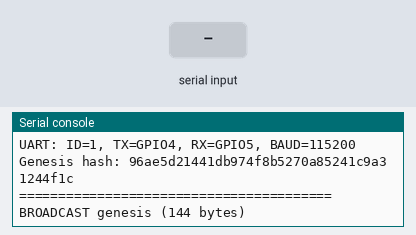
A program run on a simulated Raspberry Pi Pico running MicroPython. On the bench: the last lines printed to the serial console. Inputs (shaded band) come from the test bench.

Above: at 2.3 s.
2.4 s: "PICO_A\n" received over the second serial link
At 3.0 s:
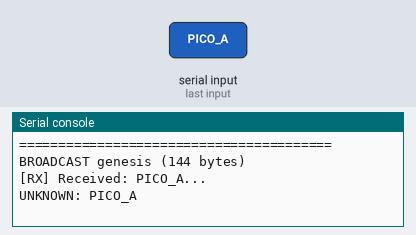
3.9 s: "BLK\n" received over the second serial link
At 4.9 s:
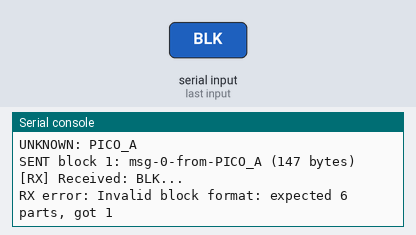
5.4 s: "REQ\n" received over the second serial link
At 6.2 s:
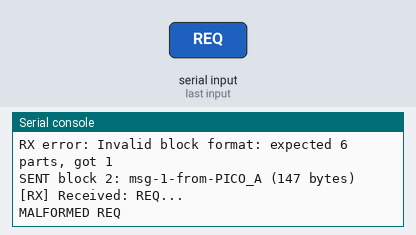
6.9 s: "0\n" received over the second serial link
At 7.07 s:
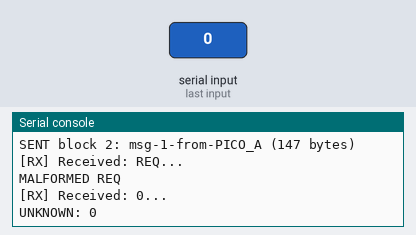
Timing chart, 0 to 9.4 s (numbered marks = the images above; inputs shaded):
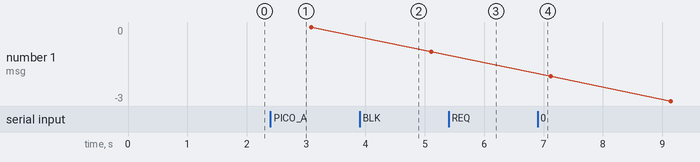

The program:

main.py
```python
"""
Illustrative Blockchain over UART with Recovery
-----------------------------------------------
Illustrates:

- Hash-chained blocks
- Authenticated history (HMAC)
- Loss detection
- Explicit resynchronisation
- Deterministic convergence

This is NOT a cryptocurrency.
This IS a correct illustration of a blockchain.
"""

import machine
import utime
import uhashlib
import ubinascii


# Config

DEVICE_ID = "PICO_A"   # change to PICO_B on the other board
IS_SENDER = (DEVICE_ID == "PICO_A")

SECRET_KEY = b"shared_secret"
MAX_CHAIN = 32

UART_ID = 1
TX_PIN = 4
RX_PIN = 5
BAUDRATE = 115200


# UART - with explicit initialization

uart = machine.UART(
    UART_ID,
    baudrate=BAUDRATE,
    tx=machine.Pin(TX_PIN),
    rx=machine.Pin(RX_PIN),
    bits=8,
    parity=None,
    stop=1,
    timeout=1000,
    rxbuf=1024,
)

# Clear any stale data
utime.sleep_ms(100)
while uart.any():
    uart.read()


# Cryptographic primitives

def sha1(data: bytes) -> str:
    return ubinascii.hexlify(
        uhashlib.sha1(data).digest()
    ).decode()

def hmac_sha1(key: bytes, msg: bytes) -> str:
    block = 64
    if len(key) > block:
        key = uhashlib.sha1(key).digest()
    key = key + b"\x00" * (block - len(key))

    o = bytes(b ^ 0x5C for b in key)
    i = bytes(b ^ 0x36 for b in key)

    return sha1(o + uhashlib.sha1(i + msg).digest())


# Block

class Block:
    def __init__(self, index, prev_hash, payload):
        self.index = index
        self.prev_hash = prev_hash
        self.payload = payload
        self.hash = self.compute_hash()
        self.hmac = self.compute_hmac()

    def compute_hash(self):
        data = f"{self.index}|{self.prev_hash}|{self.payload}".encode()
        return sha1(data)

    def compute_hmac(self):
        return hmac_sha1(SECRET_KEY, self.hash.encode())

    def serialize(self):
        return (
            f"BLK|{self.index}|{self.prev_hash}|"
            f"{self.payload}|{self.hash}|{self.hmac}\n"
        )

    @staticmethod
    def parse(parts):
        if len(parts) < 6:
            raise ValueError(f"Invalid block format: expected 6 parts, got {len(parts)}")

        index = int(parts[1])
        prev_hash = parts[2]
        payload = parts[3]
        hash_ = parts[4]
        hmac_ = parts[5]

        b = Block(index, prev_hash, payload)
        b.hash = hash_
        b.hmac = hmac_
        return b


# Blockchain

class Blockchain:
    def __init__(self):
        self.chain = []
        self.cache = {}  # sender-side resend cache
        self.pending_requests = {}  # track request timestamps
        self.initialized = False

        # Only sender creates genesis at start
        if IS_SENDER:
            genesis = self.create_genesis()
            self.chain.append(genesis)
            self.cache[0] = genesis
            self.initialized = True

    def create_genesis(self):
        return Block(0, "0" * 40, f"GENESIS-{DEVICE_ID}")

    def tip(self):
        if not self.chain:
            return None
        return self.chain[-1]

    def height(self):
        return len(self.chain)

    def add_local(self, payload):
        if self.height() >= MAX_CHAIN:
            return None

        tip = self.tip()
        if not tip:
            return None

        b = Block(self.height(), tip.hash, payload)
        self.chain.append(b)
        self.cache[b.index] = b
        return b

    def verify_block(self, b):
        if b.compute_hash() != b.hash:
            print(f"REJECT: hash mismatch")
            return False
        if b.compute_hmac() != b.hmac:
            print(f"REJECT: HMAC mismatch")
            return False
        return True

    def try_add_remote(self, b):
        expected = self.height()

        # First block received - accept as genesis if we don't have one
        if expected == 0 and b.index == 0:
            if not self.verify_block(b):
                return False
            self.chain.append(b)
            self.initialized = True
            print(f"ACCEPTED genesis: {b.payload}")
            return True

        if b.index < expected:
            print(f"SKIP: already have block {b.index}")
            return True   # already have it

        if b.index > expected:
            print(f"GAP: got {b.index}, expected {expected}")
            self.request_block(expected)
            return False

        tip = self.tip()
        if not tip:
            print("ERROR: no tip")
            return False

        if b.prev_hash != tip.hash:
            print(f"REJECT: prev_hash mismatch")
            print(f"  Expected: {tip.hash}")
            print(f"  Got: {b.prev_hash}")
            self.request_block(expected)
            return False

        if not self.verify_block(b):
            return False

        self.chain.append(b)
        print(f"ACCEPTED block {b.index}: {b.payload}")
        return True

    def request_block(self, index):
        now = utime.ticks_ms()

        # Rate limit: only request same block every 500ms
        if index in self.pending_requests:
            last_req = self.pending_requests[index]
            if utime.ticks_diff(now, last_req) < 500:
                return

        self.pending_requests[index] = now
        msg = f"REQ|{index}\n"
        uart.write(msg.encode())
        print(f"REQUEST block {index}")

    def resend_block(self, index):
        b = self.cache.get(index)
        if b:
            uart.write(b.serialize().encode())
            print(f"RESENT block {index}")
        else:
            print(f"RESEND FAILED: block {index} not in cache")


# Application

bc = Blockchain()
counter = 0
send_interval = 0
rx_check_counter = 0

print("=" * 40)
print(f"Device: {DEVICE_ID}")
print(f"Role: {'SENDER' if IS_SENDER else 'RECEIVER'}")
print(f"UART: ID={UART_ID}, TX=GPIO{TX_PIN}, RX=GPIO{RX_PIN}, BAUD={BAUDRATE}")
if bc.tip():
    print(f"Genesis hash: {bc.tip().hash}")
else:
    print("Waiting for genesis block...")
print("=" * 40)

# Sender broadcasts genesis first
if IS_SENDER:
    utime.sleep(1)
    genesis_msg = bc.tip().serialize().encode()
    uart.write(genesis_msg)
    print(f"BROADCAST genesis ({len(genesis_msg)} bytes)")

while True:

    # RECEIVE with detailed logging
    rx_check_counter += 1
    if uart.any():
        bytes_avail = uart.any()
        if rx_check_counter % 20 == 0 or not IS_SENDER:  # Log periodically or always for receiver
            print(f"[RX] {bytes_avail} bytes available")

        try:
            line = uart.readline()
            if not line:
                utime.sleep_ms(10)
                continue

            line_str = line.decode().strip()
            if not line_str:
                continue

            print(f"[RX] Received: {line_str[:80]}...")  # First 80 chars

            parts = line_str.split("|")
            kind = parts[0]

            if kind == "BLK":
                block = Block.parse(parts)
                bc.try_add_remote(block)

            elif kind == "REQ":
                if len(parts) < 2:
                    print("MALFORMED REQ")
                    continue
                idx = int(parts[1])
                bc.resend_block(idx)

            else:
                print(f"UNKNOWN: {kind}")

        except Exception as e:
            print(f"RX error: {e}")
    else:
        # Periodically report no data for receiver
        if not IS_SENDER and rx_check_counter % 100 == 0:
            print("[RX] No data (waiting...)")

    # SEND (sender only, after initialization)
    if IS_SENDER and bc.initialized:
        send_interval += 1
        if send_interval >= 40 and counter < 10:  # ~2 seconds at 50ms sleep
            send_interval = 0
            payload = f"msg-{counter}-from-{DEVICE_ID}"
            block = bc.add_local(payload)
            if block:
                msg = block.serialize().encode()
                uart.write(msg)
                print(f"SENT block {block.index}: {payload} ({len(msg)} bytes)")
                counter += 1

    # If receiver hasn't initialized after 3 seconds, request genesis
    if not IS_SENDER and not bc.initialized:
        if utime.ticks_ms() > 3000 and rx_check_counter % 60 == 0:
            bc.request_block(0)

    utime.sleep_ms(50)
```

Measured:
- after the input at 2.4 s, the serial console: prints a new line at once (image 1)
- after the input at 3.9 s, the serial console: prints a new line at once (image 2)
- after the input at 5.4 s, the serial console: prints a new line at once (image 3)
- after the input at 6.9 s, the serial console: prints a new line at once (image 4)
